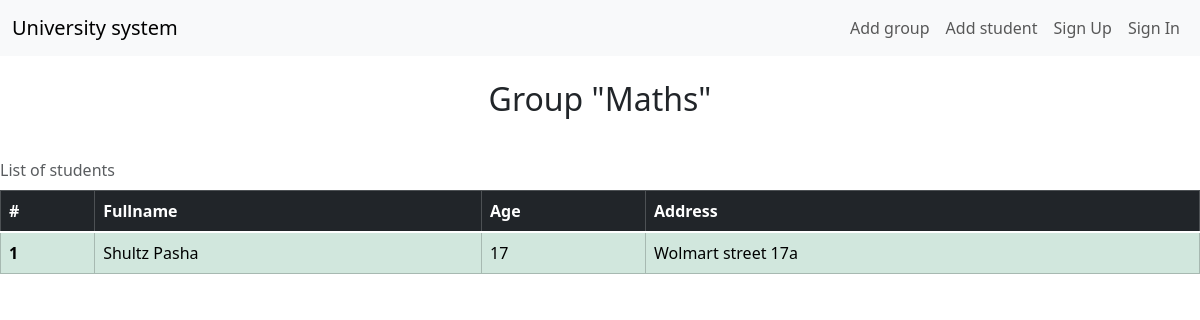
Page /group_list/Maths on the committed database.
### university_system/database/group.py (models this page shows, shortened)
class Group(base):
    __tablename__ = 'groups'
    id = Column(Integer, primary_key=True)
    group_name = Column(String)

### university_system/database/student.py (models this page shows, shortened)
class Student(base):
    __tablename__ = 'student'
    id = Column(Integer, primary_key=True)
    surname = Column(String)
    name = Column(String)
    age = Column(Integer)
    address = Column(String)
    group = Column(Integer, ForeignKey('groups.id'))

### university_system/routes.py (the view)
@app.get("/group_list/<group_name>")
def show_table_of_students_in_group(group_name: str) -> str:
    return render_template(
        "group_list.html",
        group_name=_get_data_about_group(group_name).group_name,
        all_students_in_group=_get_students_from_group(group_name),
        enumerate=enumerate
    )

### university_system/business_logic.py (called while the page is built)
def _get_data_about_group(group_name: str) -> Optional[Group]:
    return session.query(Group).where(Group.group_name == group_name).first()

def _get_students_from_group(group_name: str) -> Iterable[Student]:
    return session.query(Student).where(
        Student.group == _get_data_about_group(group_name).id
        ).all()

### university_system/templates/group_list.html
{% extends 'base.html' %}
{% block content %}
<br>
<h2 align="center">Group "{{ group_name }}"</h2><br>
<table class="table table-dark table-hover table-bordered caption-top">
    <caption>List of students</caption>
    <thead>
        <tr>
            <th scope="col">#</th>
            <th scope="col">Fullname</th>
            <th scope="col">Age</th>
            <th scope="col">Address</th>
        </tr>
    </thead>
    <tbody class="table-group-divider">
        {% for index, student in enumerate(all_students_in_group, 1) %}
            <tr class="table-success">
                <th scope="row">{{ index }}</th>
                <td>{{ student.surname}} {{ student.name }}</td>
                <td>{{ student.age}}</td>
                <td>{{ student.address}}</td>
            </tr>
        {% endfor %}
    </tbody>
</table>
{% endblock %}

### rows in the picture
Group: group_name "Maths"
Student: index "1", surname "Shultz", name "Pasha", age "17", address "Wolmart street 17a"

### other values in the picture
{{ render_nav_item('add_new_group', 'Add group') }} "Add group"
{{ render_nav_item('add_student_to_group', 'Add student') }} "Add student"
{{ render_nav_item('signup', 'Sign Up') }} "Sign Up"
{{ render_nav_item('login', 'Sign In') }} "Sign In"
